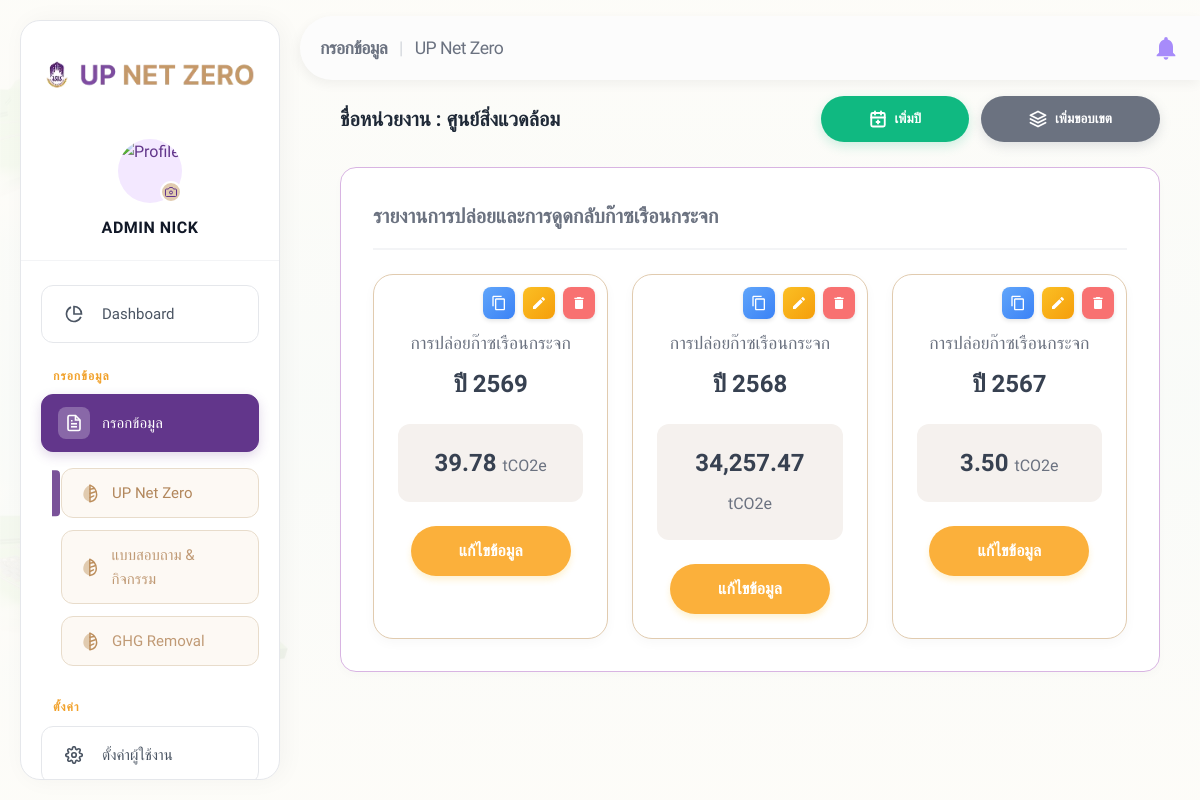
The page /admin/items.php (signed in) on the database its author committed.
### tables this page shows
CREATE TABLE `admin_year` (
  `id` int(11) NOT NULL AUTO_INCREMENT,
  `year` int(11) NOT NULL,
  `created_at` timestamp NULL DEFAULT current_timestamp(),
  PRIMARY KEY (`id`),
  UNIQUE KEY `uniq_year` (`year`)
);

### config/db.php (called while the page is built, shortened)
<?php
if (!function_exists('asset_v')) {
    function asset_v(string $rel): string
    {
        static $cache = [];
        if (!array_key_exists($rel, $cache)) {
            $abs = dirname(__DIR__) . '/' . ltrim($rel, '/');
            $m = @filemtime($abs);
            $cache[$rel] = $m ? ('?v=' . $m) : '';
        }
        return $cache[$rel];
    }
}

### admin/items.php (the view, shortened to what this page needs)
<?php
require_once __DIR__ . '/../config/db.php';
$pdo = getDB();
$root = '../';
$role = $_SESSION['role'];
$fetch_years_sql = '
    SELECT y.id, y.year, COALESCE(SUM(ui.Vol * ai.AD)/1000, 0) AS total_emission
    FROM admin_year y
    LEFT JOIN user_item ui ON ui.year_id = y.id
    LEFT JOIN admin_item ai ON ai.id = ui.admin_item_id
    GROUP BY y.id, y.year
    ORDER BY y.year DESC
';
$years = $pdo->query($fetch_years_sql)->fetchAll();
?>
<!DOCTYPE html>
<html lang="th">
<head>
    <link rel="stylesheet" href="<?= $root ?>assets/css/admin.css<?= asset_v('assets/css/admin.css') ?>">
    <link rel="stylesheet" href="<?= $root ?>assets/css/sidebar.css<?= asset_v('assets/css/sidebar.css') ?>">
</head>
<body>
    <?php include_once __DIR__ . '/includes/sidebar.php'; ?>
    <main class="main-content" style="background-color: transparent;">
        <?php include_once __DIR__ . '/includes/header.php'; ?>
        <div class="page-content" style="padding-top: 1rem;">
            <div style="display: flex; justify-content: space-between; align-items: center; margin-bottom: 25px;">
                <div style="color: var(--text-primary); font-weight: 800; font-size: 1.25rem;">
                    ชื่อหน่วยงาน : <?= htmlspecialchars($affiliation_name ?? 'ADMIN(คณะ)') ?>
                </div>
                <?php if ($role === 'admin'): ?>
                    <div style="display: flex; gap: 12px;">
                        <button onclick="openModal('modal-add-year')" class="btn-primary"
                            style="background: #10B981; box-shadow: 0 4px 12px rgba(16, 185, 129, 0.2); display: flex; align-items: center; gap: 8px; border: none;">
                            เพิ่มปี
                        </button>
                        <button onclick="openModal('modal-add-scope')" class="btn-primary"
                            style="background: #6B7280; box-shadow: 0 4px 12px rgba(107, 114, 128, 0.2); display: flex; align-items: center; gap: 8px; border: none;">
                            <svg width="18" height="18" viewBox="0 0 24 24" fill="none" stroke="currentColor"
                                stroke-width="2.5" stroke-linecap="round" stroke-linejoin="round">
                                <path d="M12 2L2 7l10 5 10-5-10-5zM2 17l10 5 10-5M2 12l10 5 10-5"></path>
                            </svg>
                            เพิ่มขอบเขต
                        </button>
                    </div>
                <?php endif; ?>
            </div>
            <div
                style="background: #FFFFFF; border: 1px solid #D8B4E2; border-radius: 16px; padding: 32px; box-shadow: 0 4px 10px rgba(0,0,0,0.02);">
                <h3
                    style="color: #6B7280; font-size: 1.25rem; font-weight: 600; margin-bottom: 24px; border-bottom: 2px solid #F3F4F6; padding-bottom: 16px;">
                    รายงานการปล่อยและการดูดกลับก๊าซเรือนกระจก
                </h3>
                <div style="display: grid; grid-template-columns: repeat(3, 1fr); gap: 24px;">
                    <?php foreach ($years as $y): ?>
                        <div
                            style="border: 1px solid #E1CBAF; border-radius: 20px; padding: 24px; text-align: center; background: #FFFFFF; box-shadow: 0 4px 12px rgba(0,0,0,0.03); position: relative;">
                            <div style="position: absolute; top: 12px; right: 12px; display: flex; gap: 8px;">
                                <button onclick="openCopyYearModal(<?= $y['id'] ?>, '<?= $y['year'] ?>')"
                                    style="background: linear-gradient(135deg, #60A5FA 0%, #3B82F6 100%); color: white; border: none; width: 32px; height: 32px; border-radius: 8px; cursor: pointer; display: flex; align-items: center; justify-content: center; box-shadow: 0 2px 4px rgba(0,0,0,0.1); transition: all 0.2s;"
                                    title="คัดลอกข้อมูลจากปีอื่น"
                                    onmouseover="this.style.transform='translateY(-2px)'; this.style.boxShadow='0 6px 14px rgba(59,130,246,0.4)'"
                                    onmouseout="this.style.transform='none'; this.style.boxShadow='0 2px 4px rgba(0,0,0,0.1)'">
                                    <svg viewBox="0 0 24 24" width="16" height="16" fill="currentColor">
                                        <path
                                            d="M16 1H4c-1.1 0-2 .9-2 2v14h2V3h12V1zm3 4H8c-1.1 0-2 .9-2 2v14c0 1.1.9 2 2 2h11c1.1 0 2-.9 2-2V7c0-1.1-.9-2-2-2zm0 16H8V7h11v14z" />
                                    </svg>
                                </button>
                                <button onclick="openEditYearModal(<?= $y['id'] ?>, '<?= $y['year'] ?>')"
                                    style="background: linear-gradient(135deg, #FBBF24 0%, #F59E0B 100%); color: white; border: none; width: 32px; height: 32px; border-radius: 8px; cursor: pointer; display: flex; align-items: center; justify-content: center; box-shadow: 0 2px 4px rgba(0,0,0,0.1); transition: all 0.2s;"
                                    onmouseover="this.style.transform='translateY(-2px)'; this.style.boxShadow='0 6px 14px rgba(245,158,11,0.4)'"
                                    onmouseout="this.style.transform='none'; this.style.boxShadow='0 2px 4px rgba(0,0,0,0.1)'">
                                    <svg viewBox="0 0 24 24" width="16" height="16" fill="currentColor">
                                        <path
                                            d="M3 17.25V21h3.75L17.81 9.94l-3.75-3.75L3 17.25zM20.71 7.04c.39-.39.39-1.02 0-1.41l-2.34-2.34c-.39-.39-1.02-.39-1.41 0l-1.83 1.83 3.75 3.75 1.83-1.83z" />
                                    </svg>
                                </button>
                                <form method="POST" style="margin:0;" id="deleteYearForm_<?= $y['id'] ?>">
                                    <button type="button"
                                        onclick="openConfirmDelete(document.getElementById('deleteYearForm_<?= $y['id'] ?>'), 'ยืนยันการลบปีงบประมาณ <?= $y['year'] ?>? \nรายการและข้อมูลทั้งหมดในปีนี้จะถูกลบถาวร!')"
                                        style="background: #F87171; color: white; border: none; width: 32px; height: 32px; border-radius: 8px; cursor: pointer; display: flex; align-items: center; justify-content: center; box-shadow: 0 2px 4px rgba(0,0,0,0.1); transition: all 0.2s;"
                                        onmouseover="this.style.transform='translateY(-2px)'; this.style.boxShadow='0 6px 14px rgba(248,113,113,0.45)'"
                                        onmouseout="this.style.transform='none'; this.style.boxShadow='0 2px 4px rgba(0,0,0,0.1)'">
                                        <svg viewBox="0 0 24 24" width="16" height="16" fill="currentColor">
                                            <path
                                                d="M6 19c0 1.1.9 2 2 2h8c1.1 0 2-.9 2-2V7H6v12zM19 4h-3.5l-1-1h-5l-1 1H5v2h14V4z" />
                                        </svg>
                                    </button>
                                </form>
                            </div>
                            <div
                                style="color: #6B7280; font-size: 1.1rem; font-weight: 500; margin-bottom: 8px; margin-top: 30px;">
                                การปล่อยก๊าซเรือนกระจก</div>
                            <div style="color: #374151; font-size: 1.5rem; font-weight: 700; margin-bottom: 20px;">
                                ปี <?= htmlspecialchars($y['year']) ?>
                            </div>
                            <div
                                style="background: #F5F1EE; border-radius: 12px; padding: 20px; color: #374151; font-weight: 700; font-size: 1.5rem; margin-bottom: 24px;">
                                <?= number_format($y['total_emission'] ?? 0, 2) ?>
                                <span style="font-size: 1rem; font-weight: 500; color: #6B7280;">tCO2e</span>
                            </div>
                            <a href="data_entry.php?year=<?= $y['id'] ?>"
                                style="display: inline-block; background: #FBB03B; color: #FFFFFF; text-decoration: none; font-weight: 700; padding: 12px 48px; border-radius: 9999px; font-size: 1rem; box-shadow: 0 4px 6px rgba(251, 191, 36, 0.2); transition: all 0.2s;"
                                onmouseover="this.style.background='#F59E0B'; this.style.transform='translateY(-2px)'"
                                onmouseout="this.style.background='#FBB03B'; this.style.transform='none'">
                                แก้ไขข้อมูล
                            </a>
                        </div>
                    <?php endforeach; ?>
                </div>
            </div>
        </div>
    </main>
</body>
</html>

### assets/css/admin.css (style rules this page uses)
:root { --clr-primary: #62368B; --clr-secondary: #502A75; --clr-accent: #FBB03B; --clr-success: #10B981; --clr-danger: #EF4444; --clr-warning: #F59E0B; --scope1: #F97316; --scope2: #EAB308; --scope3: #3B82F6; --sidebar-w: 260px; --header-h: 64px; --bg-base: #FDFCF8; --bg-surface: #FFFFFF; --bg-card: #FFFFFF; --bg-hover: #F9FAFB; --border: #E8DDCE; --text-primary: #1F2937; --text-secondary: #4B5563; --text-muted: #9CA3AF; --glass-bg: rgba(255, 255, 255, 0.82); --glass-blur: 16px; --transition: 0.3s cubic-bezier(0.4, 0, 0.2, 1); --radius-card: 24px; --radius-btn: 12px; }
*, *::before, *::after { box-sizing: border-box; margin: 0; padding: 0; }
body, input, button, select, textarea { font-family: 'Kanit', sans-serif; }
body { background: linear-gradient(rgba(253, 252, 248, 0.95), rgba(253, 252, 248, 0.95)), url('../images/island_bg_opt.webp') no-repeat center center fixed; background-size: cover; color: var(--text-primary); min-height: 100vh; display: flex; line-height: 1.6; -webkit-font-smoothing: antialiased; }
.main-content { flex: 1; margin-left: 0; min-width: 0; display: flex; flex-direction: column; }
.page-content { padding: 3rem 2.5rem; max-width: 1440px; width: 100%; margin: 0 auto; }
.btn-primary { background: var(--clr-primary); color: white; padding: 14px 48px; border-radius: 999px; font-weight: 700; border: none; cursor: pointer; transition: all 0.3s; box-shadow: 0 8px 20px rgba(98, 54, 139, 0.25); }

### assets/css/sidebar.css (style rules this page uses)
.main-content { margin-left: 390px !important; width: calc(100% - 390px) !important; transition: none !important; }
@media (min-width: 993px) and (max-width: 1200px) { .main-content { margin-left: 300px !important; width: calc(100% - 300px) !important; } }

### rows shown on the page
admin_year: year "2569", total_emission "39.78"
admin_year: year "2568", total_emission "34,257.47"
admin_year: year "2567", total_emission "3.50"

### other values the page prints
$admin_name "ADMIN NICK"
$page_title "กรอกข้อมูล"
$page_title2 "UP Net Zero"
$affiliation_name "ศูนย์สิ่งแวดล้อม"
